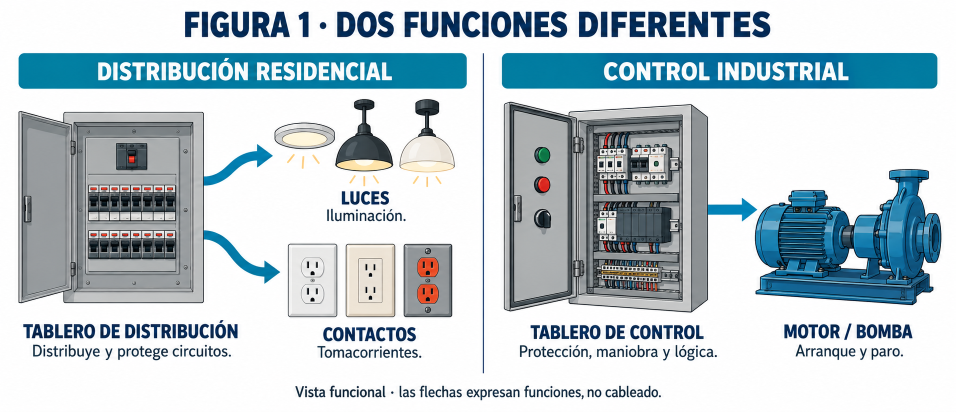
#> input picture imagens/originais_gpt/MX-F001.png, 1911 x 823 px (shown at 1/2 size); its folder holds only this picture in this run
$ python preparar_imagens_gpt.py
#> lines starting #> are read from the running program, lines starting #| are printed output that depends on the picture
"""Somente resolução, margens e incorporação. A arte vem de GPT Image.

Não redesenha componentes, textos ou fios. Originais gerados ficam preservados.
Não executar produzir_bloco_001_005.py para a versão atual (é a versão antiga).
"""
from pathlib import Path
from PIL import Image,ImageOps
import base64,re
root=Path(__file__).resolve().parents[1]
path=root/'Ebook_Mexico_inserir_imagens.html'
sizes=[(2080,896),(2080,796),(2080,700),(2080,725),(2080,1504)]
for n,(w,h) in enumerate(sizes,1):
 code=f'MX-F{n:03}'
 source=root/'imagens/originais_gpt'/f'{code}.png'
 # Ajuste uniforme, sem deformação ou corte; margens brancas adicionais.
 with Image.open(source) as im:
#> im is the input picture: PIL image 1911x823 RGB; mean R, G, B 189.1, 202.2, 208.6
  content=ImageOps.contain(im.convert('RGB'),(w-100,h-60),Image.Resampling.LANCZOS)
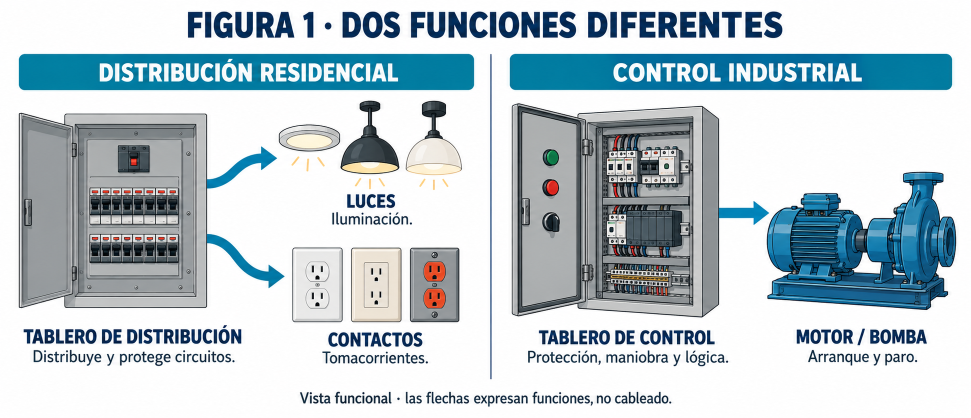
#> content: PIL image 1941x836 RGB (shown at 1/2 size); mean R, G, B 189.1, 202.1, 208.5
  out=Image.new('RGB',(w,h),'white');out.paste(content,((w-content.width)//2,(h-content.height)//2))
#> after `out = Image.new('RGB', (w, h), 'white')`: out: PIL image 2080x896 RGB; every value is 255
#> after `out.paste(content, ((w - content.width) // 2, (h - content.height) // `:
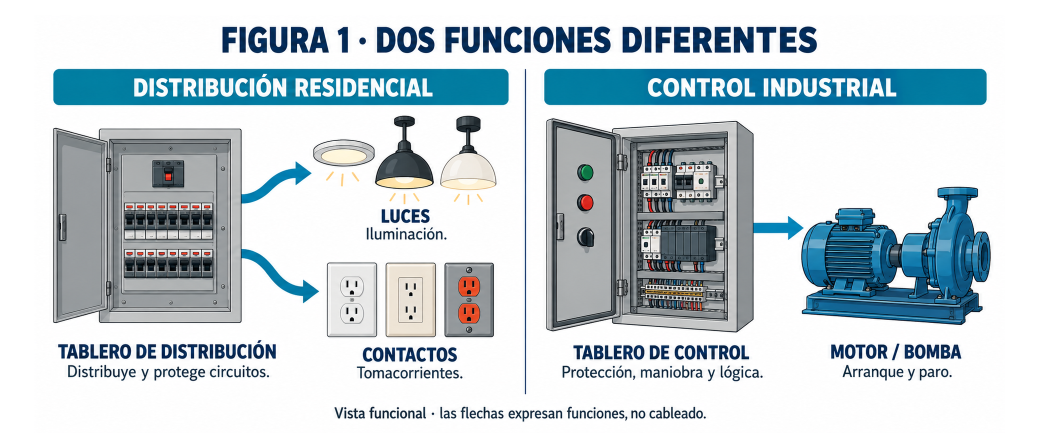
#> out: PIL image 2080x896 RGB (shown at 1/2 size); mean R, G, B 197.6, 209, 214.5
  target=root/'imagens'/f'{code}.png';out.save(target)
#> (the run stopped early here; a loop or call above may not have finished)
